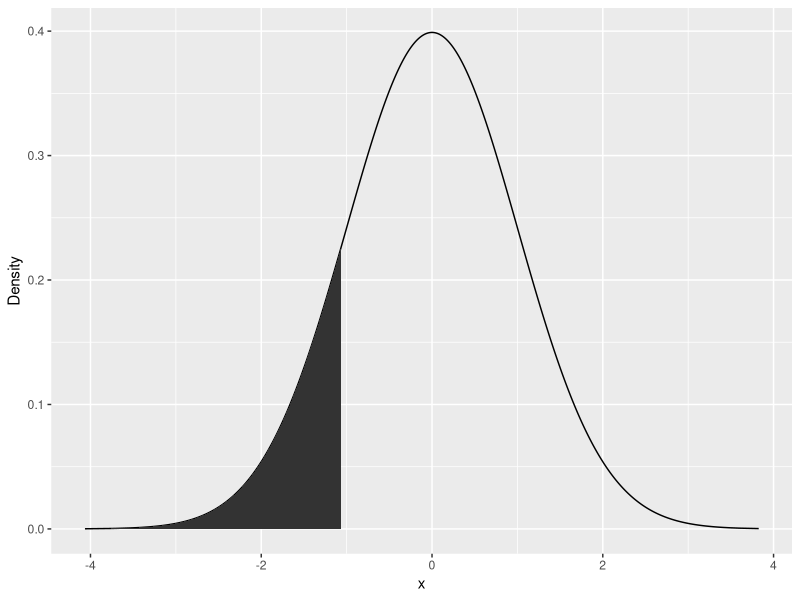
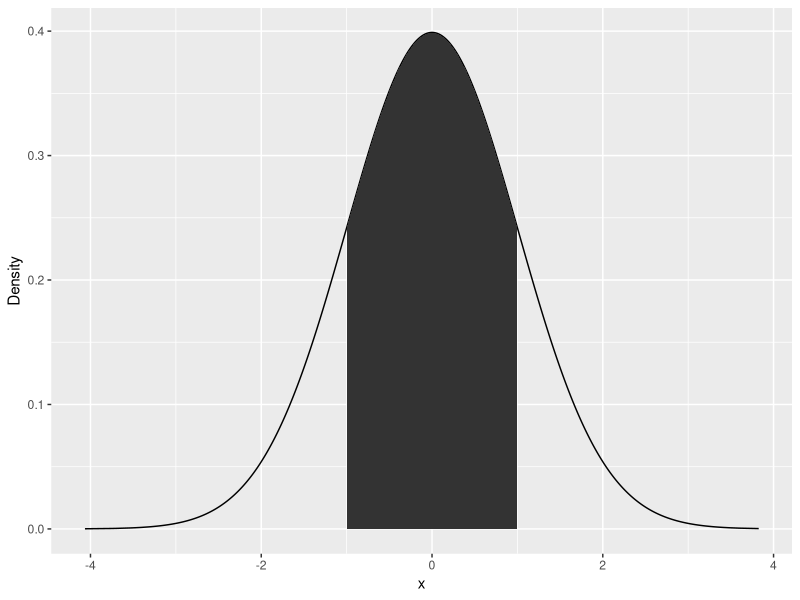

Recreate these plots in R, in order.
#generate normal dist graphs in R

# from R For Everyone
library(ggplot2)

randNorm <- rnorm(30000)
randDensity <- dnorm(randNorm)

p <- ggplot(data.frame(x=randNorm, y=randDensity)) + aes(x=x,y=y) + 
    geom_line() + labs(x="x", y="Density")

#generate values for -1 to shade
neg1Seq <- seq(from=min(randNorm), to=-1, by=.1)

#df w/ dist value
lessthanNeg1 <- data.frame(x=neg1Seq, y=dnorm(neg1Seq))

#add endpoints
lessthanNeg1 <- rbind(c(min(randNorm), 0),
                      lessthanNeg1,
                      c(max(lessthanNeg1$x), 0))

#plot
p + geom_polygon(data=lessthanNeg1, aes(x=x, y=y))

# seq from -1 to 1
neg1to1Seq <- seq(-1,1,.1)
neg1to1 <- data.frame(x=neg1to1Seq, y=dnorm(neg1to1Seq))
neg1to1 <- rbind(c(min(neg1to1$x), 0),
                 neg1to1,
                 c(max(neg1to1$x), 0))

p + geom_polygon(data=neg1to1, aes(x=x, y=y))

#cdf
randProb <- pnorm(randNorm)
cdf <- ggplot(data.frame(x=randNorm, y=randProb)) + aes(x=x, y=y) + 
    geom_point() + labs(x="Random Normal Variables", y="Probability")
